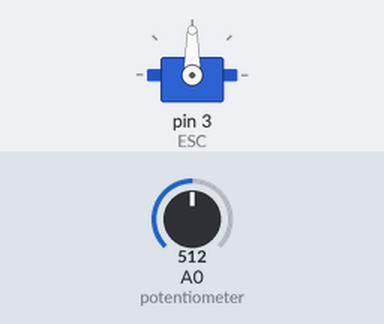
A sketch run on a simulated Arduino Uno, built with avr-gcc and run on an emulated ATmega328P. Shown: servo. Inputs (shaded band) come from the test bench; at power-on: A0 (potentiometer) = 512.

Above: at 1.2 s.
1.3 s: A0 (potentiometer) set to 716
At 2.0 s:
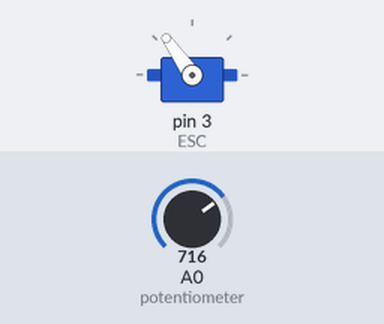
2.8 s: A0 (potentiometer) set to 900
At 3.1 s:
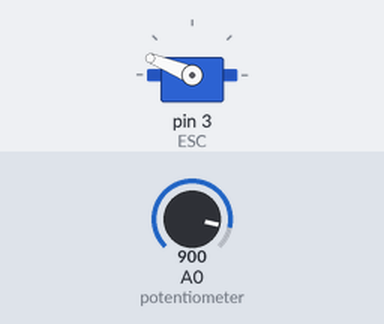
4.3 s: A0 (potentiometer) set to 1023
At 5.5 s:
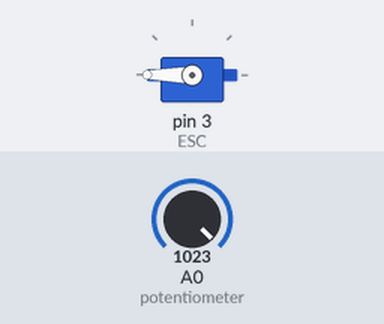
5.8 s: A0 (potentiometer) set to 306
At 6.6 s:
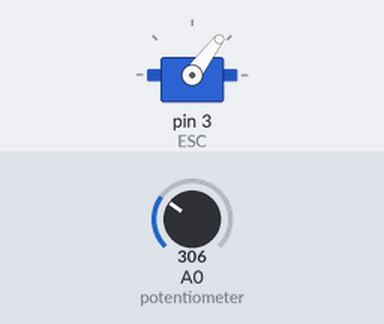
7.3 s: A0 (potentiometer) set to 122
At 7.8 s:
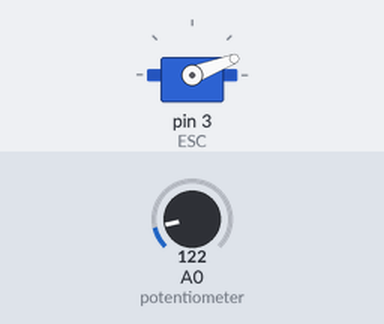
Timing chart, 0 to 9.8 s (numbered marks = the images above; inputs shaded):
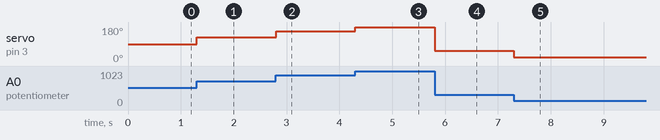

The sketch:

Servo.ino
```cpp
#include <Servo.h>
Servo ESC;     // create servo object to control the ESC
int potValue;  // value from the analog pin
void setup() {
  // Attach the ESC on pin 9
  ESC.attach(3,1000,2000); // (pin, min pulse width, max pulse width in microseconds)
}
void loop() {
  potValue = analogRead(A0);   // reads the value of the potentiometer (value between 0 and 1023)
  potValue = map(potValue, 0, 1023, 0, 180);   // scale it to use it with the servo library (value between 0 and 180)
  ESC.write(potValue);    // Send the signal to the ESC
}
```

Measured:
- after the input at 1.3 s, servo on pin 3 (ESC): 90° → 125° at once
- after the input at 2.8 s, servo on pin 3 (ESC): 125° → 158° at once
- after the input at 4.3 s, servo on pin 3 (ESC): 158° → 180° at once
- after the input at 5.8 s, servo on pin 3 (ESC): 180° → 53° at once
- after the input at 7.3 s, servo on pin 3 (ESC): 53° → 21° at once
